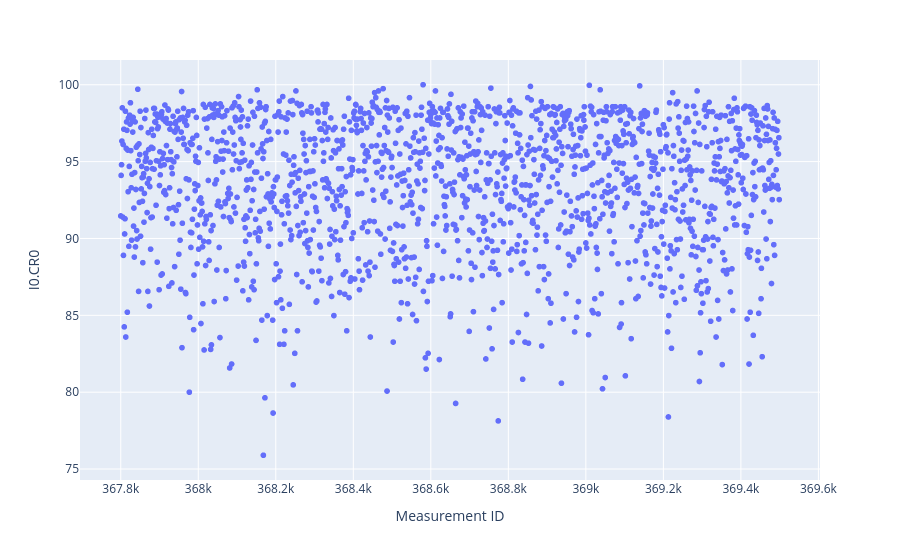

Notebook source saved alongside this figure:
### Code cell
fig = px.scatter(photo_df_OK, x='Measurement ID', y="I0.CR0")
fig.show()

### Figure 1 — Plotly figure (JSON) as saved in the notebook; plotly's stock layout.template omitted (floating-point values rounded to 4 significant figures; data arrays with more than 128 entries replaced by an {"elided": "..."} marker saying what was removed)
{"data": [{"hovertemplate": "Measurement ID=%{x}<br>I0.CR0=%{y}<extra></extra>", "legendgroup": "", "marker": {"color": "#636efa", "symbol": "circle"}, "mode": "markers", "name": "", "showlegend": false, "type": "scattergl", "x": {"elided": "1688 int values"}, "xaxis": "x", "y": {"elided": "1688 float values"}, "yaxis": "y"}], "layout": {"legend": {"tracegroupgap": 0}, "margin": {"t": 60}, "xaxis": {"anchor": "y", "domain": [0, 1], "title": {"text": "Measurement ID"}}, "yaxis": {"anchor": "x", "domain": [0, 1], "title": {"text": "I0.CR0"}}}}
